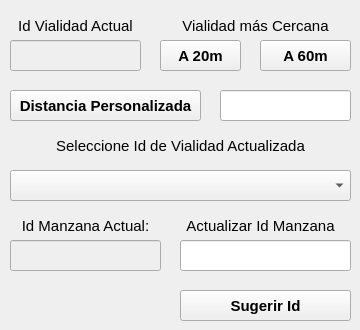
        <widget class="QWidget" name="IdentificacionSimple">
         <property name="font">
          <font>
           <family>Arial</family>
           <pointsize>12</pointsize>
           <weight>75</weight>
           <bold>true</bold>
          </font>
         </property>
         <attribute name="title">
          <string>Validación</string>
         </attribute>
         <widget class="QPushButton" name="btnIdentificar20">
          <property name="geometry">
           <rect>
            <x>160</x>
            <y>40</y>
            <width>81</width>
            <height>31</height>
           </rect>
          </property>
          <property name="sizePolicy">
           <sizepolicy hsizetype="Minimum" vsizetype="MinimumExpanding">
            <horstretch>0</horstretch>
            <verstretch>0</verstretch>
           </sizepolicy>
          </property>
          <property name="font">
           <font>
            <family>Arial</family>
            <pointsize>11</pointsize>
            <weight>75</weight>
            <bold>true</bold>
           </font>
          </property>
          <property name="toolTip">
           <string>Identificar las vialidades a 20 metros del segmento seleccionado</string>
          </property>
          <property name="text">
           <string>A 20m</string>
          </property>
         </widget>
         <widget class="QPushButton" name="btnIdentificar60">
          <property name="geometry">
           <rect>
            <x>260</x>
            <y>40</y>
            <width>91</width>
            <height>31</height>
           </rect>
          </property>
          <property name="sizePolicy">
           <sizepolicy hsizetype="Minimum" vsizetype="MinimumExpanding">
            <horstretch>0</horstretch>
            <verstretch>0</verstretch>
           </sizepolicy>
          </property>
          <property name="font">
           <font>
            <family>Arial</family>
            <pointsize>11</pointsize>
            <weight>75</weight>
            <bold>true</bold>
           </font>
          </property>
          <property name="toolTip">
           <string>Identificar las vialidades a 60 metros del segmento seleccionado</string>
          </property>
          <property name="text">
           <string>A 60m</string>
          </property>
         </widget>
         <widget class="QComboBox" name="idVialidad">
          <property name="geometry">
           <rect>
            <x>10</x>
            <y>170</y>
            <width>341</width>
            <height>31</height>
           </rect>
          </property>
          <property name="font">
           <font>
            <family>Arial</family>
            <pointsize>11</pointsize>
            <weight>50</weight>
            <bold>false</bold>
           </font>
          </property>
          <property name="toolTip">
           <string>Seleccione de la lista la vialidad asociada al número exterior</string>
          </property>
          <property name="editable">
           <bool>false</bool>
          </property>
          <property name="currentText">
           <string/>
          </property>
         </widget>
         <widget class="QLabel" name="label_3">
          <property name="geometry">
           <rect>
            <x>10</x>
            <y>120</y>
            <width>341</width>
            <height>51</height>
           </rect>
          </property>
          <property name="sizePolicy">
           <sizepolicy hsizetype="Preferred" vsizetype="MinimumExpanding">
            <horstretch>0</horstretch>
            <verstretch>0</verstretch>
           </sizepolicy>
          </property>
          <property name="font">
           <font>
            <family>Arial</family>
            <pointsize>11</pointsize>
            <weight>50</weight>
            <bold>false</bold>
           </font>
          </property>
          <property name="text">
           <string>Seleccione Id de Vialidad Actualizada</string>
          </property>
          <property name="alignment">
           <set>Qt::AlignCenter</set>
          </property>
         </widget>
         <widget class="QLabel" name="label_13">
          <property name="geometry">
           <rect>
            <x>10</x>
            <y>10</y>
            <width>131</width>
            <height>31</height>
           </rect>
          </property>
          <property name="sizePolicy">
           <sizepolicy hsizetype="Preferred" vsizetype="MinimumExpanding">
            <horstretch>0</horstretch>
            <verstretch>0</verstretch>
           </sizepolicy>
          </property>
          <property name="font">
           <font>
            <family>Arial</family>
            <pointsize>11</pointsize>
            <weight>50</weight>
            <bold>false</bold>
           </font>
          </property>
          <property name="text">
           <string>Id Vialidad Actual</string>
          </property>
          <property name="alignment">
           <set>Qt::AlignCenter</set>
          </property>
         </widget>
         <widget class="QLineEdit" name="idVialidad_original">
          <property name="enabled">
           <bool>false</bool>
          </property>
          <property name="geometry">
           <rect>
            <x>10</x>
            <y>40</y>
            <width>131</width>
            <height>31</height>
           </rect>
          </property>
          <property name="font">
           <font>
            <family>Arial</family>
            <pointsize>11</pointsize>
            <weight>50</weight>
            <bold>false</bold>
           </font>
          </property>
          <property name="toolTip">
           <string>Consulte el Id de Vialidad asociado en la BGED al número exterior seleccionado</string>
          </property>
          <property name="text">
           <string/>
          </property>
         </widget>
         <widget class="QLabel" name="label_16">
          <property name="geometry">
           <rect>
            <x>160</x>
            <y>10</y>
            <width>191</width>
            <height>31</height>
           </rect>
          </property>
          <property name="sizePolicy">
           <sizepolicy hsizetype="Preferred" vsizetype="MinimumExpanding">
            <horstretch>0</horstretch>
            <verstretch>0</verstretch>
           </sizepolicy>
          </property>
          <property name="font">
           <font>
            <family>Arial</family>
            <pointsize>11</pointsize>
            <weight>50</weight>
            <bold>false</bold>
           </font>
          </property>
          <property name="text">
           <string>Vialidad más Cercana</string>
          </property>
          <property name="alignment">
           <set>Qt::AlignCenter</set>
          </property>
         </widget>
         <widget class="QLabel" name="label_4">
          <property name="geometry">
           <rect>
            <x>180</x>
            <y>210</y>
            <width>161</width>
            <height>31</height>
           </rect>
          </property>
          <property name="sizePolicy">
           <sizepolicy hsizetype="Preferred" vsizetype="MinimumExpanding">
            <horstretch>0</horstretch>
            <verstretch>0</verstretch>
           </sizepolicy>
          </property>
          <property name="font">
           <font>
            <family>Arial</family>
            <pointsize>11</pointsize>
            <weight>50</weight>
            <bold>false</bold>
           </font>
          </property>
          <property name="text">
           <string>Actualizar Id Manzana</string>
          </property>
          <property name="alignment">
           <set>Qt::AlignCenter</set>
          </property>
         </widget>
         <widget class="QLineEdit" name="idManzana">
          <property name="geometry">
           <rect>
            <x>180</x>
            <y>240</y>
            <width>171</width>
            <height>31</height>
           </rect>
          </property>
          <property name="font">
           <font>
            <family>Arial</family>
            <pointsize>11</pointsize>
            <weight>50</weight>
            <bold>false</bold>
           </font>
          </property>
          <property name="toolTip">
           <string>Id de Manzana asociado al segmento seleccionado</string>
          </property>
          <property name="text">
           <string/>
          </property>
         </widget>
         <widget class="QLabel" name="label_12">
          <property name="geometry">
           <rect>
            <x>10</x>
            <y>210</y>
            <width>151</width>
            <height>31</height>
           </rect>
          </property>
          <property name="sizePolicy">
           <sizepolicy hsizetype="Preferred" vsizetype="MinimumExpanding">
            <horstretch>0</horstretch>
            <verstretch>0</verstretch>
           </sizepolicy>
          </property>
          <property name="font">
           <font>
            <family>Arial</family>
            <pointsize>11</pointsize>
            <weight>50</weight>
            <bold>false</bold>
           </font>
          </property>
          <property name="text">
           <string>Id Manzana Actual:</string>
          </property>
          <property name="alignment">
           <set>Qt::AlignCenter</set>
          </property>
         </widget>
         <widget class="QLineEdit" name="idManzana_original">
          <property name="enabled">
           <bool>false</bool>
          </property>
          <property name="geometry">
           <rect>
            <x>10</x>
            <y>240</y>
            <width>151</width>
            <height>31</height>
           </rect>
          </property>
          <property name="font">
           <font>
            <family>Arial</family>
            <pointsize>11</pointsize>
            <weight>50</weight>
            <bold>false</bold>
           </font>
          </property>
          <property name="toolTip">
           <string>Consulte el Id de la Manzana asociado en la BGED al número exterior seleccionado</string>
          </property>
          <property name="text">
           <string/>
          </property>
         </widget>
         <widget class="QLineEdit" name="distUsuario">
          <property name="geometry">
           <rect>
            <x>220</x>
            <y>90</y>
            <width>131</width>
            <height>31</height>
           </rect>
          </property>
          <property name="font">
           <font>
            <family>Arial</family>
            <pointsize>11</pointsize>
            <weight>75</weight>
            <bold>true</bold>
           </font>
          </property>
          <property name="toolTip">
           <string>Ingrese una distancia en metros mayor que 60</string>
          </property>
         </widget>
         <widget class="QPushButton" name="btndistUsuario">
          <property name="geometry">
           <rect>
            <x>10</x>
            <y>90</y>
            <width>191</width>
            <height>31</height>
           </rect>
          </property>
          <property name="font">
           <font>
            <family>Arial</family>
            <pointsize>11</pointsize>
            <weight>75</weight>
            <bold>true</bold>
           </font>
          </property>
          <property name="toolTip">
           <string>Identificar las vialidades a la distancia ingresada del segmento seleccionado</string>
          </property>
          <property name="text">
           <string>Distancia Personalizada</string>
          </property>
         </widget>
         <widget class="QPushButton" name="btnSugerir">
          <property name="geometry">
           <rect>
            <x>180</x>
            <y>290</y>
            <width>171</width>
            <height>31</height>
           </rect>
          </property>
          <property name="font">
           <font>
            <family>Arial</family>
            <pointsize>11</pointsize>
            <weight>75</weight>
            <bold>true</bold>
           </font>
          </property>
          <property name="toolTip">
           <string>Búsqueda automática del Id de Manzana asociado</string>
          </property>
          <property name="text">
           <string>Sugerir Id</string>
          </property>
         </widget>
        </widget>
